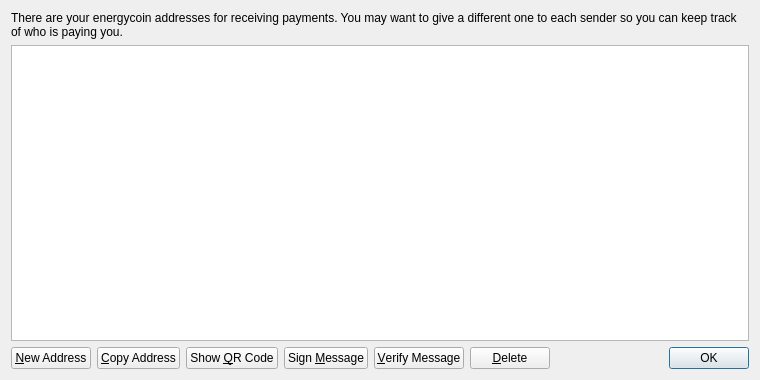
<?xml version="1.0" encoding="UTF-8"?>
<ui version="4.0">
 <class>AddressBookPage</class>
 <widget class="QWidget" name="AddressBookPage">
  <property name="geometry">
   <rect>
    <x>0</x>
    <y>0</y>
    <width>760</width>
    <height>380</height>
   </rect>
  </property>
  <property name="windowTitle">
   <string>Address Book</string>
  </property>
  <layout class="QVBoxLayout" name="verticalLayout">
   <item>
    <widget class="QLabel" name="labelExplanation">
     <property name="text">
      <string>There are your energycoin addresses for receiving payments. You may want to give a different one to each sender so you can keep track of who is paying you.</string>
     </property>
     <property name="textFormat">
      <enum>Qt::PlainText</enum>
     </property>
     <property name="wordWrap">
      <bool>true</bool>
     </property>
    </widget>
   </item>
   <item>
    <widget class="QTableView" name="tableView">
     <property name="contextMenuPolicy">
      <enum>Qt::CustomContextMenu</enum>
     </property>
     <property name="toolTip">
      <string>Double-click to edit address or label</string>
     </property>
     <property name="tabKeyNavigation">
      <bool>false</bool>
     </property>
     <property name="alternatingRowColors">
      <bool>true</bool>
     </property>
     <property name="selectionMode">
      <enum>QAbstractItemView::SingleSelection</enum>
     </property>
     <property name="selectionBehavior">
      <enum>QAbstractItemView::SelectRows</enum>
     </property>
     <property name="sortingEnabled">
      <bool>true</bool>
     </property>
     <attribute name="verticalHeaderVisible">
      <bool>false</bool>
     </attribute>
    </widget>
   </item>
   <item>
    <layout class="QHBoxLayout" name="horizontalLayout">
     <item>
      <widget class="QPushButton" name="newAddressButton">
       <property name="toolTip">
        <string>Create a new address</string>
       </property>
       <property name="text">
        <string>&amp;New Address</string>
       </property>
       <property name="icon">
        <iconset resource="../bitcoin.qrc">
         <normaloff>:/icons/add</normaloff>:/icons/add</iconset>
       </property>
      </widget>
     </item>
     <item>
      <widget class="QPushButton" name="copyToClipboard">
       <property name="toolTip">
        <string>Copy the currently selected address to the system clipboard</string>
       </property>
       <property name="text">
        <string>&amp;Copy Address</string>
       </property>
       <property name="icon">
        <iconset resource="../bitcoin.qrc">
         <normaloff>:/icons/editcopy</normaloff>:/icons/editcopy</iconset>
       </property>
      </widget>
     </item>
     <item>
      <widget class="QPushButton" name="showQRCode">
       <property name="text">
        <string>Show &amp;QR Code</string>
       </property>
       <property name="icon">
        <iconset resource="../bitcoin.qrc">
         <normaloff>:/icons/qrcode</normaloff>:/icons/qrcode</iconset>
       </property>
      </widget>
     </item>
     <item>
      <widget class="QPushButton" name="signMessage">
       <property name="toolTip">
        <string>Sign a message to prove you own a energycoin address</string>
       </property>
       <property name="text">
        <string>Sign &amp;Message</string>
       </property>
       <property name="icon">
        <iconset resource="../bitcoin.qrc">
         <normaloff>:/icons/edit</normaloff>:/icons/edit</iconset>
       </property>
      </widget>
     </item>
     <item>
      <widget class="QPushButton" name="verifyMessage">
       <property name="toolTip">
        <string>Verify a message to ensure it was signed with a specified energycoin address</string>
       </property>
       <property name="text">
        <string>&amp;Verify Message</string>
       </property>
       <property name="icon">
        <iconset resource="../bitcoin.qrc">
         <normaloff>:/icons/transaction_0</normaloff>:/icons/transaction_0</iconset>
       </property>
      </widget>
     </item>
     <item>
      <widget class="QPushButton" name="deleteButton">
       <property name="toolTip">
        <string>Delete the currently selected address from the list</string>
       </property>
       <property name="text">
        <string>&amp;Delete</string>
       </property>
       <property name="icon">
        <iconset resource="../bitcoin.qrc">
         <normaloff>:/icons/remove</normaloff>:/icons/remove</iconset>
       </property>
      </widget>
     </item>
     <item>
      <spacer name="horizontalSpacer">
       <property name="orientation">
        <enum>Qt::Horizontal</enum>
       </property>
       <property name="sizeHint" stdset="0">
        <size>
         <width>40</width>
         <height>20</height>
        </size>
       </property>
      </spacer>
     </item>
     <item>
      <widget class="QDialogButtonBox" name="buttonBox">
       <property name="sizePolicy">
        <sizepolicy hsizetype="Maximum" vsizetype="Fixed">
         <horstretch>0</horstretch>
         <verstretch>0</verstretch>
        </sizepolicy>
       </property>
       <property name="standardButtons">
        <set>QDialogButtonBox::Ok</set>
       </property>
      </widget>
     </item>
    </layout>
   </item>
  </layout>
 </widget>
 <resources>
  <include location="../bitcoin.qrc"/>
 </resources>
 <connections/>
</ui>
